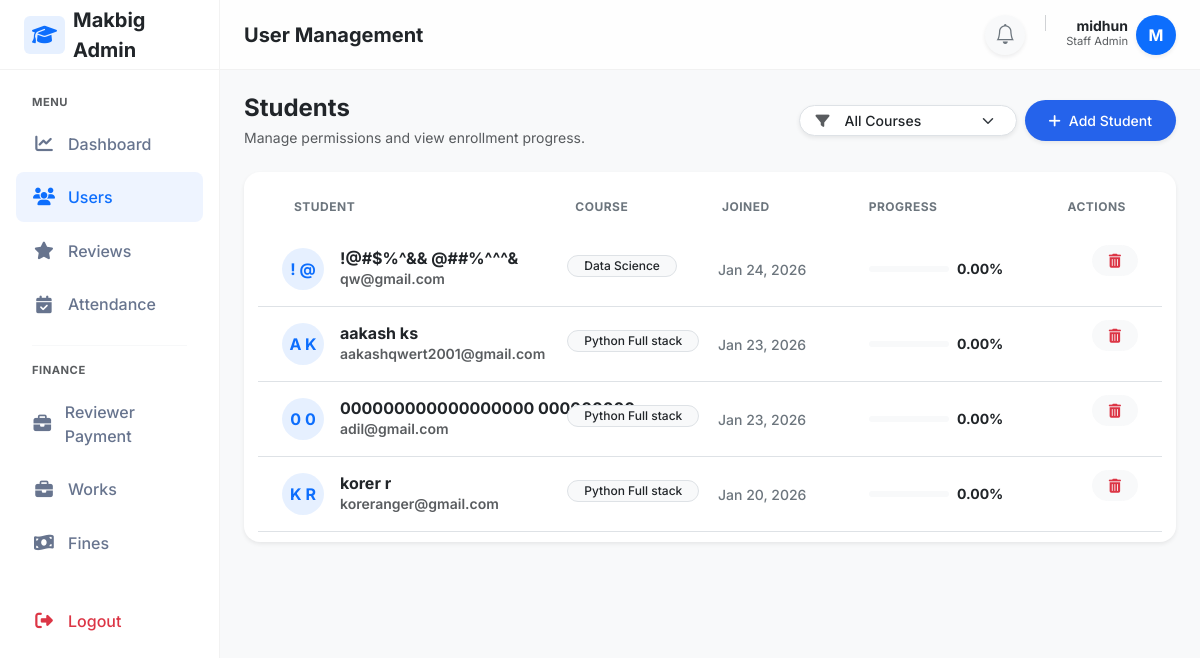
/staff/users/ (signed in), run on an earlier commit of the app's database.
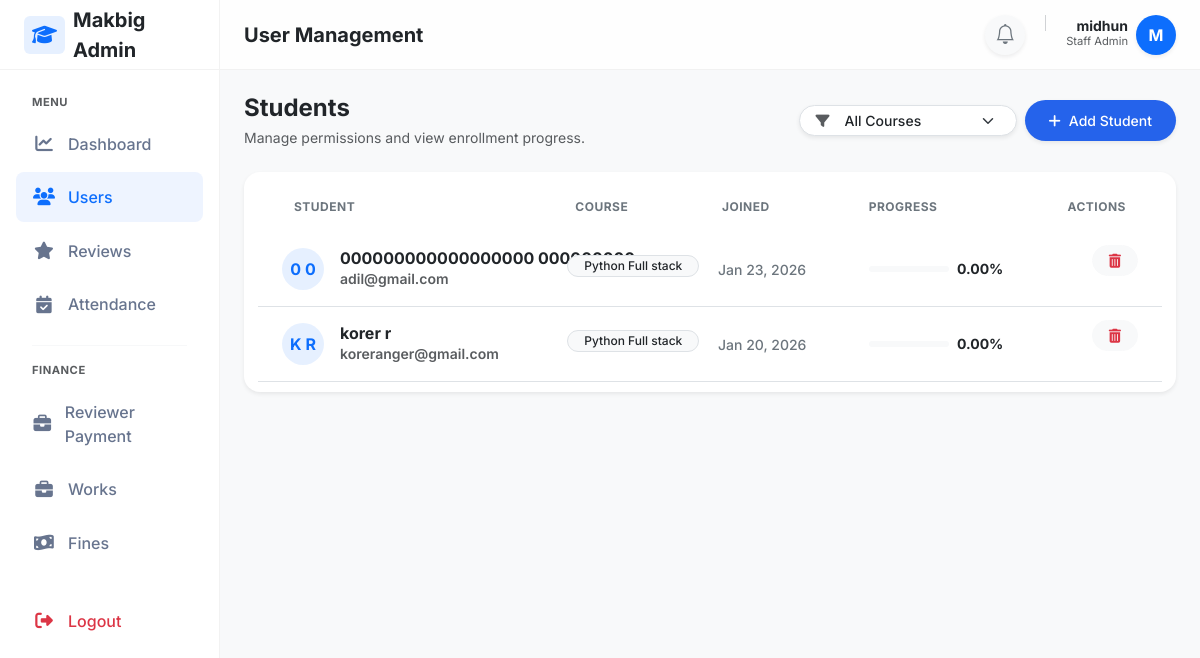
And on a later commit of the database.
### adminpanel/models.py (models this page shows, shortened)
class User(AbstractUser):
    email=models.EmailField(unique=True,db_index=True)
    mobile_number = models.CharField(max_length=15, blank=True, null=True)
    is_student=models.BooleanField(default=False)

class StudentProfile(models.Model):
    user=models.OneToOneField(User, on_delete=models.CASCADE)
    course=models.ForeignKey(Course,on_delete=models.PROTECT)
    enrollment_date=models.DateField(auto_now_add=True)
    progress_percent=models.DecimalField(max_digits=5, decimal_places=2, default=0)

class Course(models.Model):
    name=models.CharField(max_length=200)
    description=models.TextField(blank=True,null=True)
    duration_months=models.IntegerField(default=6)

### adminpanel/views.py (the view)
# urls.py: path('staff/users/', views.staff_students, name='staff_students'),
@never_cache
@login_required
@user_passes_test(is_admin_user)
def staff_students(request):
    courses=Course.objects.all()
    course_id=request.GET.get('course')
    students=StudentProfile.objects.select_related('user','course').order_by('-id')
    if course_id and course_id.isdigit():
        students=students.filter(course_id=int(course_id))
    paginator=Paginator(students,10)
    page_number=request.GET.get('page')
    page_obj=paginator.get_page(page_number)
    context={
            'page_obj':page_obj,
            'students':students,
            'courses':courses,
            'selected_course':course_id,
        }
    return render(request,'adminpanel/users.html',context)

### adminpanel/views.py (called while the page is built)
def is_admin_user(user):
    return user.is_authenticated and (user.is_staff or user.is_superuser)

### reviewtickets/context_processors.py (called while the page is built)
def ticket_notifications(request):
    if request.user.is_authenticated and request.user.is_staff:
        count = ReviewTicket.objects.filter(
            status='pending',
            is_seen=False
        ).count()
        return {'ticket_notification_count': count}
    return {}

### templates/adminpanel/users.html (shortened to what this page needs)
{% extends "layouts/staff_layout.html" %}
{% block page_title %}User Management{% endblock %}
{% block content %}
<div class="row g-3 align-items-center mb-4">
    <div class="col-12 col-md">
        <h4 class="mb-1 fw-bold text-dark">Students</h4>
        <p class="text-muted mb-0 small">Manage permissions and view enrollment progress.</p>
    </div>
    <div class="col-12 col-md-auto d-flex gap-2">
        <form method="get" class="d-flex align-items-center">
            <div class="input-group input-group-sm shadow-sm rounded-pill overflow-hidden bg-white pe-2 border">
                <span class="input-group-text border-0 bg-transparent text-muted ps-3">
                    <i class="fa-solid fa-filter"></i>
                </span>
                <select name="course" class="form-select border-0 form-select-sm shadow-none bg-transparent fw-medium"
                    onchange="this.form.submit()" style="min-width: 140px; cursor: pointer;">
                    <option value="">All Courses</option>
                </select>
            </div>
        </form>
        <a href="{% url 'add_student' %}"
            class="btn btn-primary btn-sm rounded-pill px-4 shadow-sm fw-medium d-flex align-items-center gap-2 hover-scale">
            <i class="fa-solid fa-plus"></i>
            <span>Add Student</span>
        </a>
    </div>
</div>
<div class="card border-0 shadow-sm rounded-4 overflow-hidden">
    <div class="card-header bg-white border-0 py-3 d-none d-md-block">
        <div class="row fw-bold text-uppercase text-secondary small px-2"
            style="font-size: 0.75rem; letter-spacing: 0.5px;">
            <div class="col-4 ps-4">Student</div>
            <div class="col-2">Course</div>
            <div class="col-2">Joined</div>
            <div class="col-2">Progress</div>
            <div class="col-2 text-end pe-4">Actions</div>
        </div>
    </div>
    <div class="card-body p-0">
        {% for student in students %}
        <div class="student-row p-3 p-md-0 border-bottom">
            <div class="row align-items-center m-0 gx-3">
                <div class="col-12 col-md-4 py-md-3 ps-md-4 mb-2 mb-md-0">
                    <div class="d-flex align-items-center">
                        <div class="avatar rounded-circle bg-primary bg-opacity-10 text-primary d-flex align-items-center justify-content-center fw-bold me-3 flex-shrink-0"
                            style="width: 42px; height: 42px;">
                            {{ student.user.first_name|first|default:"U"|upper }}
                            {{ student.user.last_name|first|default:""|upper }}
                        </div>
                        <div class="min-w-0">
                            <h6 class="mb-0 fw-bold text-dark text-truncate">{{ student.user.first_name }} {{ student.user.last_name }}</h6>
                            <div class="small text-muted text-truncate">{{ student.user.email }}</div>
                        </div>
                    </div>
                </div>
                <div class="col-6 col-md-2 py-md-3">
                    {% if student.course %}
                    <span class="badge bg-light text-dark border rounded-pill fw-medium px-3 text-truncate max-w-100">
                        {{ student.course.name }}
                    </span>
                    {% else %}
                    <span class="text-muted small fst-italic">Not Enrolled</span>
                    {% endif %}
                </div>
                <div class="col-6 col-md-2 py-md-3">
                    <span class="text-secondary small fw-medium">
                        {{ student.enrollment_date|date:"M d, Y" }}
                    </span>
                </div>
                <div class="col-12 col-md-2 py-3 py-md-3">
                    <div class="d-flex align-items-center gap-2">
                        <div class="progress flex-grow-1 bg-light" style="height: 6px; border-radius: 10px;">
                        </div>
                        <span class="small fw-bold text-dark">{{ student.progress_percent }}%</span>
                    </div>
                </div>
                <div class="col-12 col-md-2 py-md-3 text-end pe-md-4 mt-2 mt-md-0 border-top border-md-0 pt-2 pt-md-0">
                    <div class="d-flex justify-content-end gap-2">
                        <form method="post" action="{% url 'delete_student' student.id %}" class="d-inline-block">
                            <button type="submit"
                                class="btn btn-light text-danger btn-sm px-3 rounded-pill fw-medium hover-danger transition-all"
                                onclick="return confirm('Are you sure you want to delete this student?');">
                                <i class="fa-solid fa-trash-can d-none d-md-inline" title="Delete Student"></i>
                            </button>
                        </form>
                    </div>
                </div>
            </div>
        </div>
        {% endfor %}
    </div>
</div>
{% endblock %}

### templates/layouts/staff_layout.html (shortened to what this page needs)
{% load static %}
<!DOCTYPE html>
<html lang="en">
<head>
    <link href="https://cdn.jsdelivr.net/npm/bootstrap@5.3.0/dist/css/bootstrap.min.css" rel="stylesheet">
    <link rel="stylesheet" href="https://cdnjs.cloudflare.com/ajax/libs/font-awesome/6.4.0/css/all.min.css">
    <link rel="stylesheet" href="https://cdn.jsdelivr.net/npm/bootstrap-icons@1.10.5/font/bootstrap-icons.css">
    <link rel="stylesheet" href="{% static 'css/attendance.css' %}">
</head>
<body>
    <aside class="sidebar" id="sidebar">
        <div class="sidebar-brand">
            <a href="#" class="text-decoration-none d-flex align-items-center gap-2 text-dark fs-5 fw-bold">
                <div class="bg-primary bg-opacity-10 text-primary rounded px-2 py-1">
                    <i class="fa-solid fa-graduation-cap"></i>
                </div>
                <span>Makbig Admin</span>
            </a>
        </div>
        <nav class="sidebar-nav">
            <div class="small fw-bold text-uppercase text-muted mb-2 px-3"
                style="font-size: 0.7rem; letter-spacing: 0.5px;">Menu</div>
            <a href="{% url 'staff_dashboard' %}"
                class="nav-link {% if request.resolver_match.url_name == 'staff_dashboard' %}active{% endif %}">
                <i class="fa-solid fa-chart-line"></i> Dashboard
            </a>
            <a href="{% url 'staff_students' %}"
                class="nav-link {% if request.resolver_match.url_name == 'staff_students' %}active{% endif %}">
                <i class="fa-solid fa-users"></i> Users
            </a>
            <a href="{% url 'staff_review_list' %}"
                class="nav-link {% if request.resolver_match.url_name == 'staff_review_list' %}active{% endif %}">
                <i class="fa-solid fa-star"></i> Reviews
            </a>
            <a href="{% url 'staff_attendance' %}"
                class="nav-link {% if request.resolver_match.url_name == 'staff_attendance' %}active{% endif %}">
                <i class="fa-solid fa-calendar-check"></i> Attendance
            </a>
            <div class="my-3 border-top mx-3 opacity-25"></div>
            <div class="small fw-bold text-uppercase text-muted mb-2 px-3"
                style="font-size: 0.7rem; letter-spacing: 0.5px;">Finance</div>
            <a href="{% url "reviewer_payment_dashboard" %}" class="nav-link">
                <i class="fa-solid fa-briefcase"></i> Reviewer Payment
            </a>
            <a href="{% url "manage_works" %}" class="nav-link">
                <i class="fa-solid fa-briefcase"></i> Works
            </a>
            <a href="#" class="nav-link">
                <i class="fa-solid fa-money-bill-wave"></i> Fines
            </a>
            <div class="mt-auto pt-4">
                <form method="POST" action="{% url 'student_logout' %}">
                    <button type="submit" class="nav-link w-100 text-danger border-0 bg-transparent">
                        <i class="fa-solid fa-right-from-bracket"></i> Logout
                    </button>
                </form>
            </div>
        </nav>
    </aside>
    <div class="main-wrapper">
        <header class="topbar">
            <div class="d-flex align-items-center gap-3">
                <h5 class="mb-0 fw-bold text-dark">{% block page_title %}Dashboard{% endblock %}</h5>
            </div>
            <div class="d-flex align-items-center gap-3">
                <a href="{% url 'staff_ticket_list' %}"
                    class="btn btn-light rounded-circle position-relative border-0 shadow-sm"
                    style="width: 40px; height: 40px; display: flex; align-items: center; justify-content: center;">
                    <i class="bi bi-bell fs-5 text-secondary"></i>
                </a>
                <div class="d-flex align-items-center gap-2">
                    <div class="text-end d-none d-sm-block">
                        <div class="fw-bold small text-dark lh-1">{{ request.user.first_name }} {{request.user.last_name }}</div>
                        <div class="text-muted" style="font-size: 0.7rem;">Staff Admin</div>
                    </div>
                    <div class="rounded-circle bg-primary text-white d-flex align-items-center justify-content-center fw-bold shadow-sm"
                        style="width:40px;height:40px; font-size: 1rem;">
                        {{ request.user.first_name|slice:":1"|upper }}
                    </div>
                </div>
            </div>
        </header>
        <div class="p-4">
            {% block content %}
            {% endblock %}
        </div>
    </div>
</body>
</html>

### static/css/attendance.css (style rules this page uses)
.card { padding: 10px 14px; border-radius: 6px; font-weight: 600; }
.btn-primary { background: #2563eb; color: #fff; padding: 10px 16px; border-radius: 6px; border: none; }

### templates/layouts/staff_layout.html (style rules this page uses)
:root { --sidebar-width: 220px; --topbar-height: 70px; --primary-soft: #eef4ff; --text-heading: #344767; --text-muted: #67748e; }
body { font-family: 'Inter', sans-serif; background-color: #f8f9fa; color: #495057; }
.sidebar { width: var(--sidebar-width); background: #fff; border-right: 1px solid rgba(0, 0, 0, 0.05); display: flex; flex-direction: column; position: fixed; top: 0; bottom: 0; left: 0; z-index: 1045; transition: transform 0.3s ease-in-out; }
.sidebar-brand { height: var(--topbar-height); display: flex; align-items: center; padding: 0 1.5rem; border-bottom: 1px solid rgba(0, 0, 0, 0.05); }
.sidebar-nav { padding: 1.5rem 1rem; flex-grow: 1; overflow-y: auto; }
.nav-link { display: flex; align-items: center; padding: 0.8rem 1rem; color: var(--text-muted); font-weight: 500; border-radius: 0.5rem; margin-bottom: 0.25rem; transition: all 0.2s; }
.nav-link:hover, .nav-link.active { background-color: var(--primary-soft); color: #0d6efd; text-decoration: none; }
.nav-link i { width: 24px; text-align: center; margin-right: 0.75rem; font-size: 1.1rem; }
.main-wrapper { margin-left: var(--sidebar-width); min-height: 100vh; display: flex; flex-direction: column; transition: margin-left 0.3s ease-in-out; }
.topbar { height: var(--topbar-height); background: rgba(255, 255, 255, 0.8); backdrop-filter: blur(10px); border-bottom: 1px solid rgba(0, 0, 0, 0.05); padding: 0 1.5rem; display: flex; align-items: center; justify-content: space-between; position: sticky; top: 0; z-index: 1020; }

### templates/adminpanel/users.html (style rules this page uses)
.hover-scale { transition: transform 0.2s ease; }
.hover-danger { transition: all 0.2s; }
.student-row { transition: background-color 0.15s ease; cursor: default; }
.border-md-0 { border: none !important; }
@media (min-width: 768px) { .border-md-0 { border: none !important; } }
@media (min-width: 768px) { .pt-md-0 { padding-top: 0 !important; } }

What changed in the data, as far as the page shows it:
removed StudentProfile: user.first_name|first "!", user.last_name|first "@", user.first_name "!@#$%^&&", user.last_name "@##%^^^&", user.email "qw@gmail.com", course.name "Data Science", enrollment_date "Jan 24, 2026", progress_percent "0.00"
removed StudentProfile: user.first_name|first "A", user.last_name|first "K", user.first_name "aakash", user.last_name "ks", user.email "aakashqwert2001@gmail.com", course.name "Python Full stack", enrollment_date "Jan 23, 2026", progress_percent "0.00"
